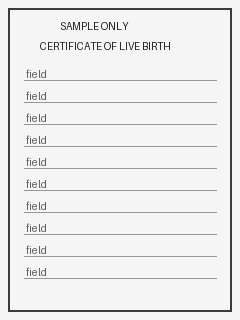
#> input picture frontend/e2e/fixtures/intake-page-sample.jpg, 240 x 320 px
$ python -i ocr.py   (imports and definitions only)
#> lines starting #> are read from the running program, lines starting #| are printed output that depends on the picture
#> further down, picture is the input picture: shape (320, 240); min 2, max 255, mean 235.2
### scan-agent/scan_agent/config.py
import os
import shutil
from dataclasses import dataclass, fields
from pathlib import Path

DPI = 300
A4_MM = (210.0, 297.0)
MM_TO_PX = DPI / 25.4
A4_PX = (round(A4_MM[0] * MM_TO_PX), round(A4_MM[1] * MM_TO_PX))  # (2480, 3508)

# The system footer is printed at the same place on every page of every template
# (backend app/documents/zones.py SYSTEM_ZONES); splitting needs it before any lookup.
FOOTER_ZONE = {"x": 15.0, "y": 279.0, "w": 180.0, "h": 12.0}

_WINDOWS_DEFAULT = Path(r"C:\Program Files\Tesseract-OCR\tesseract.exe")


def tesseract_cmd() -> str:
    """TESSERACT_CMD env var, then PATH, then the default Windows install location."""
    if cmd := os.environ.get("TESSERACT_CMD"):
        return cmd
    if found := shutil.which("tesseract"):
        return found
    if _WINDOWS_DEFAULT.exists():
        return str(_WINDOWS_DEFAULT)
    raise RuntimeError("Tesseract not found. Install Tesseract 5 or set TESSERACT_CMD.")


_TRUE = {"1", "true", "yes", "on"}
_FALSE = {"0", "false", "no", "off"}


# [29 lines left out: functions _boolean, _from_env, not called in this run]


@dataclass(frozen=True)
class QualityThresholds:
    """Capture QA for camera frames (contract `quality` block, docs/intake/screening-contract.md).

    Each value is overridable as ADGVS_QUALITY_<NAME>, e.g. ADGVS_QUALITY_BLUR_MIN=60. The
    defaults come from the synthetic frames in tests/test_camera_quality.py (numbers in the
    comments); recalibrate them with `python -m scan_agent camera-test` on the real station.
    These only decide whether the agent recaptures and what it reports as `ok`/`issues`;
    every screening decision stays in the backend."""

    # Variance of the Laplacian on the normalized page (A4, 300 DPI, paper levelled).
    # Synthetic photos of the TOR fixture: sharp 350-550 (a sparse page ~190-300); OCR
    # read every field and grade down to ~36 and made its first errors at 30 (Gaussian
    # blur sigma 1.8 px at 300 DPI) and 11 (sigma 1.8 at 200 DPI).
    blur_min: float = 40.0
    # Mean brightness (0..1) of the page as captured, before levelling. A well-lit page is
    # 0.80-0.87. Levelling let OCR read the TOR down to 0.21 with mild synthetic noise, but
    # real sensor noise grows as light falls, so keep a margin.
    brightness_min: float = 0.35
    # Above this the paper itself is clipping (gain x1.08: 0.935 and reads; x1.15: 0.963
    # with 92% of the page clipped).
    brightness_max: float = 0.95
    # Share of clipped highlight pixels (>= glare_level after 4x4 averaging, so a lone hot
    # pixel does not count). 0.5% of A4 is a ~2 cm spot: enough to wipe out a grade or a
    # name. Clean synthetic pages measure 0.0, a 1.4 cm hotspot 0.001-0.004, 2.8 cm 0.010.
    glare_max: float = 0.005
    glare_level: int = 250
    # Page rotation in the frame. The perspective correction undoes any angle, but beyond
    # this the compartment guides did not hold the sheet (misfeed, folded corner); the
    # scanner path's deskew uses the same limit (cleanup.MAX_SKEW_DEG).
    skew_max_deg: float = 10.0
    # A bright region smaller than this share of the frame is not a page (page_not_found).
    coverage_min: float = 0.10
    # Pixels per inch across the detected page. OCR is tuned for 300 DPI. The TOR fixture
    # still read at 140 DPI when sharp, but at 200 DPI it tolerates half the blur it does
    # at 250-300, and intake documents carry smaller print. Camera Module 3 with the page
    # across the frame gives ~280-390 DPI; V2 ~250 across, ~195 upright (flagged).
    dpi_min: int = 200

    @classmethod
    def from_env(cls, environ=None) -> "QualityThresholds":
        return _from_env(cls, "ADGVS_QUALITY_", environ)


# Capture QA policy (agent side, not a screening decision): recapture an unusable frame up
# to this many attempts in total, then submit the best one with quality.ok = false.
MAX_CAPTURE_ATTEMPTS = int(os.environ.get("ADGVS_CAPTURE_MAX_ATTEMPTS", "3"))


@dataclass(frozen=True)
class CameraSettings:
    """Camera capture settings, each overridable as ADGVS_CAMERA_<NAME>."""

    source: str = "picamera2"  # picamera2 | opencv | file
    # picamera2: camera number (default 0); opencv: device index or stream URL; file: folder
    device: str = ""
    # Clockwise rotation (0/90/180/270) that turns the mounted camera's frame upright. The
    # 16:9 Camera Module 3 sees A4 at ~390 DPI when the page lies across the frame (90).
    rotate: int = 0
    resolution: str = ""  # opencv: "WxH" to request (default: the largest the camera gives)
    focus: str = "auto"  # auto (autofocus cycle per capture, if the lens has AF) | dioptres
    exposure: str = "auto"  # auto | lock (meter once, then fixed) | exposure time in us
    gain: float = 0.0  # analogue gain with a fixed exposure time (0 = 1.0)
    awb: str = "auto"  # auto | lock | "red,blue" colour gains
    still_frames: int = 3  # consecutive preview frames that must be still before the shot
    still_diff: float = 2.0  # mean absolute grey-level change below which a frame is still
    change_diff: float = 8.0  # change that marks the next page after one was taken
    timeout: float = 10.0  # seconds to wait for a still page before page_not_found
    preview_width: int = 640
    page_aspect: str = "a4"  # a4: output 2480 x 3508; keep: measured aspect, 2480 wide

    @classmethod
    def from_env(cls, environ=None) -> "CameraSettings":
        return _from_env(cls, "ADGVS_CAMERA_", environ)


# ---- intake station: feeder, gate, cycle (scan_agent/hardware/, scan_agent/intake.py) ----
#
# Pins are not fixed yet: every pin, angle and timeout is a setting. GPIO
# pins are BCM numbers ("17"), or gpiozero names ("GPIO17", "BOARD11" = physical pin 11).
# Settings are checked when the intake starts (validate_intake): a wrong value stops the
# service with a message instead of moving a motor the wrong way.


class ConfigError(ValueError):
    """Invalid station settings. `problems` lists every one, operator-facing."""

    def __init__(self, problems: list[str]):
        super().__init__("Invalid station settings:\n  - " + "\n  - ".join(problems))
        self.problems = problems


HARDWARE_KINDS = ("fake", "manual", "gpio")
BCM_PINS = range(0, 28)  # GPIO0-GPIO27 on the 40-pin header
BOARD_PINS = range(1, 41)


# [14 lines left out: function parse_pin, not called in this run]


@dataclass(frozen=True)
class FeederSettings:
    """Automatic feeder: one sheet per cycle into the camera compartment. ADGVS_FEEDER_<NAME>.

    The feed motor runs until the compartment sensor sees the sheet (plus `overrun` to seat
    it), at most `feed_timeout` seconds. A DC motor through a relay/MOSFET is one pin
    (gpiozero OutputDevice); an H-bridge (forward + backward, optional PWM enable) is a
    gpiozero Motor."""

    motor_pin: str = ""  # required for gpio: motor on (relay/MOSFET) or H-bridge forward
    motor_backward_pin: str = ""  # H-bridge reverse input: makes it a gpiozero Motor
    motor_enable_pin: str = ""  # H-bridge enable (PWM speed), with motor_backward_pin
    motor_speed: float = 1.0  # 0..1, H-bridge only (PWM)
    motor_active_high: bool = True  # single-pin motor: False for active-low relay boards
    sheet_pin: str = ""  # required for gpio: sheet in the compartment (shared with the gate)
    stack_pin: str = ""  # optional: paper on the input stack (empty vs. jam, idle wait)
    sensor_pull_up: bool = True  # True: sensor pulls the pin LOW when it sees paper
    feed_timeout: float = 5.0  # seconds for a sheet to reach the compartment
    overrun: float = 0.15  # seconds the motor keeps running after the sensor trips

    @classmethod
    def from_env(cls, environ=None) -> "FeederSettings":
        return _from_env(cls, "ADGVS_FEEDER_", environ)


@dataclass(frozen=True)
class GateSettings:
    """Routing gate: a servo flap that sends the sheet to Tray 1 (passed screening) or
    Tray 2 (manual review). ADGVS_GATE_<NAME>.

    route(tray): the servo turns to the tray's angle, an optional eject motor pushes the
    sheet out, and the sheet must leave the compartment (and pass the optional exit sensor)
    within `clear_timeout`, else it is a jam. The servo then returns to `home_angle`, the
    position that keeps the next sheet in the compartment."""

    servo_pin: str = ""  # required for gpio
    tray1_angle: float = -45.0
    tray2_angle: float = 45.0
    home_angle: float = 0.0
    min_angle: float = -90.0  # the servo's travel, mapped to min/max pulse widths
    max_angle: float = 90.0
    min_pulse_ms: float = 1.0  # most hobby servos: 1.0-2.0 ms (some 0.5-2.5)
    max_pulse_ms: float = 2.0
    move_time: float = 0.6  # seconds for the servo to reach an angle
    detach: bool = True  # stop the pulses once in position (no jitter, no hum)
    eject_pin: str = ""  # optional motor/solenoid that pushes the sheet out
    eject_active_high: bool = True
    eject_time: float = 1.5  # longest the eject runs (it stops as soon as the sheet left)
    exit_pin: str = ""  # optional sensor on the way to the trays (sheet passing)
    sensor_pull_up: bool = True
    clear_timeout: float = 5.0  # seconds for the sheet to leave the compartment

    @classmethod
    def from_env(cls, environ=None) -> "GateSettings":
        return _from_env(cls, "ADGVS_GATE_", environ)

    def angle(self, tray: int) -> float:
        return {1: self.tray1_angle, 2: self.tray2_angle}[tray]


@dataclass(frozen=True)
class IntakeSettings:
    """The intake cycle (scan_agent/intake.py). ADGVS_INTAKE_<NAME>."""

    hardware: str = "manual"  # fake | manual (operator, bring-up) | gpio
    # Backend unreachable: the sheet stays in the compartment (never routed without the
    # backend's decision) and the upload is retried every retry_interval; after
    # hold_timeout the station stops and asks the operator to take the sheet out.
    hold_timeout: float = 120.0
    retry_interval: float = 10.0
    http_attempts: int = 4  # tries per request on network errors / 5xx (not on 4xx)
    http_backoff: float = 1.0  # seconds before the 2nd try, doubling (max 8 s)
    clear_timeout: float = 30.0  # after routing: seconds for the compartment to be clear
    resume_after: float = 5.0  # service: compartment clear this long after a stop -> resume
    idle_poll: float = 2.0  # service: seconds between checks for paper while idle
    heartbeat: float = 15.0  # status report to the dashboard at least this often
    jpeg_quality: int = 90  # uploaded page (the backend recompresses it)

    @classmethod
    def from_env(cls, environ=None) -> "IntakeSettings":
        return _from_env(cls, "ADGVS_INTAKE_", environ)


# [100 lines left out: functions _positive, validate_intake, _gpio_problems, _feeder_problems, _gate_problems, not called in this run]

### scan-agent/scan_agent/processing/ocr.py
"""Zone OCR with Tesseract 5 (Section 5J). Printed text only; no handwriting."""

import re
from dataclasses import dataclass, field
from time import monotonic

import cv2
import numpy as np
import pytesseract

from scan_agent.config import tesseract_cmd
from scan_agent.processing.cleanup import binarize, crop_mm, remove_rules, to_gray

# [1 line that did not run here, left out]

UPPER = "ABCDEFGHIJKLMNOPQRSTUVWXYZ"
# Restricting characters for structured fields removes whole classes of misreads (O vs 0).
FIELD_WHITELIST = {
    "student_number": "0123456789-",
    "document_number": UPPER + "0123456789-",
    "gwa": "0123456789.",
    "academic_year": "0123456789-",
}


def _straighten_display(gray: np.ndarray) -> np.ndarray:
    """Estimate camera tilt from a consistent band of long, near-horizontal edges."""
    height, width = gray.shape
#> height = 320; width = 240
    edges = cv2.Canny(gray, 40, 120)
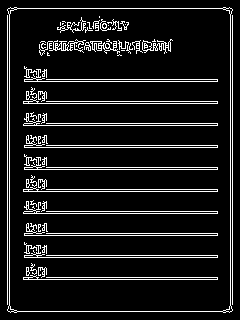
#> edges: shape (320, 240); 9.8% white in thin lines or dots
    lines = cv2.HoughLinesP(edges, 1, np.pi / 180, 60,
        minLineLength=max(60, width * .12), maxLineGap=30)
#> lines = 36 rows, first 6: [230, 311, 230, 8], [7, 310, 7, 9], [9, 311, 9, 8], [232, 310, 232, 9], [23, 125, 217, 125], [8, 8, 231, 8]
    if lines is None:
        return gray
    values = []
    for x1, y1, x2, y2 in np.asarray(lines).reshape(-1, 4):
        angle = np.degrees(np.arctan2(float(y2 - y1), float(x2 - x1)))
        if abs(angle) <= 35:
            values.append((angle, np.hypot(float(x2 - x1), float(y2 - y1))))
#> this loop made 36 passes
#> (x1, y1, x2, y2, angle) on passes 1 to 12: (230, 311, 230, 8, -90), (7, 310, 7, 9, -90), (9, 311, 9, 8, -90), (232, 310, 232, 9, -90), (23, 125, 217, 125, 0), (8, 8, 231, 8, 0), (8, 311, 231, 311, 0), (23, 189, 217, 189, 0), (24, 255, 217, 255, 0), (23, 103, 217, 103, 0), (24, 257, 217, 257, 0), (24, 167, 217, 167, 0)
#> after the loop, values = 27 pairs, first value -1.31 to 0, second value 121 to 223
    if len(values) < 2:
        return gray
    angles, weights = np.array(values).T
#> angles = 27 values, max 0 at index 0, min -1.31 at index 23, mean -0.0486; weights = 27 values, max 223 at index 1, min 121 at index 26, mean 183.4
    histogram, bins = np.histogram(angles, bins=np.arange(-36, 37, 2), weights=weights)
#> histogram = 36 values, max 4822 at index 18, min 0 at index 0, mean 137.6; bins = 37 values from -36 to 36
    center = bins[int(histogram.argmax())] + 1
#> center = 1
    band = abs(angles - center) <= 3
    angle = float(np.average(angles[band], weights=weights[band]))
#> angle = -0.0347
    if abs(angle) < 1:
        return gray
    matrix = cv2.getRotationMatrix2D((width / 2, height / 2), angle, 1)
    cosine, sine = abs(matrix[0, 0]), abs(matrix[0, 1])
    new_width = int(height * sine + width * cosine)
    new_height = int(height * cosine + width * sine)
    matrix[0, 2] += (new_width - width) / 2
    matrix[1, 2] += (new_height - height) / 2
    return cv2.warpAffine(gray, matrix, (new_width, new_height), borderValue=255)


# [54 lines left out: functions _sparse_candidate, ocr_page_text, not called in this run]


@dataclass
class Word:
    text: str
    confidence: float
    # Pixel box within the OCR'd region (0 when unknown, e.g. in parser unit tests).
    left: int = 0
    top: int = 0
    width: int = 0
    height: int = 0


@dataclass
class OcrLine:
    words: list[Word] = field(default_factory=list)

    @property
    def text(self) -> str:
        return " ".join(w.text for w in self.words)

    # [26 lines left out: functions confidence, box, _lines, not called in this run]


_ORDINAL = re.compile(r"^[lI|!](?=(st|ST)\b)")
_FOURTH = re.compile(r"^A(?=(th|TH)\b)")  # "4th" read as "Ath"
# A roman-numeral name suffix (II, III) read with l or | for I. Names are printed in upper
# case (backend documents/context.format_name), so a word of only I, l and | is one.
_SUFFIX = re.compile(r"[Il|]{2,3}")
_HEX_FIX = str.maketrans({"l": "1", "I": "1", "i": "1", "|": "1", "O": "0", "o": "0"})


# [33 lines left out: functions correct, ocr_field, not called in this run]


_CODE = re.compile(r"[A-Z]{2,6}(?:\d{1,4}[A-Z]?)?")  # parsing.CODE without the inner space
_GRADE = re.compile(r"[1-5]\.\d{2}\.?|INC|DRP")  # parsing.GRADE; fix_grade drops a final "."
# A table row starts with its subject code, alone in a narrow cell before a wide gap. There
# the LSTM sometimes misreads a character with low confidence ("ELEC1" -> "ELEC]" at 18,
# "IT102" -> "{T102" at 54). Below this confidence the code alone is read again. Grades are
# read again whenever they are not well-formed ("2./5"; "1 00" for an overprinted "1.00",
# which reads "1.00" at 95 alone); a well-formed grade is left as read, with its confidence
# for the backend to judge.
REREAD_CODE_BELOW = 60.0
# A code cell is small, and short codes ("IT102") read better enlarged. Grade cells are
# read at scan size: enlarged, the LSTM read a clean printed "2.75" as "2.15" at confidence
# 81-95 (CI set, TOR-2026-000019), the 7 -> 1 confusion behind most wrong grade reads.
CODE_REREAD_SCALE = 2.0
GRADE_REREAD_SCALE = 1.0


# [77 lines left out: functions _read_alone, _reread_row_cells, ocr_block, not called in this run]

>>> import cv2
>>> picture = cv2.imread('../../../frontend/e2e/fixtures/intake-page-sample.jpg', cv2.IMREAD_GRAYSCALE)
>>> result = _straighten_display(picture)
